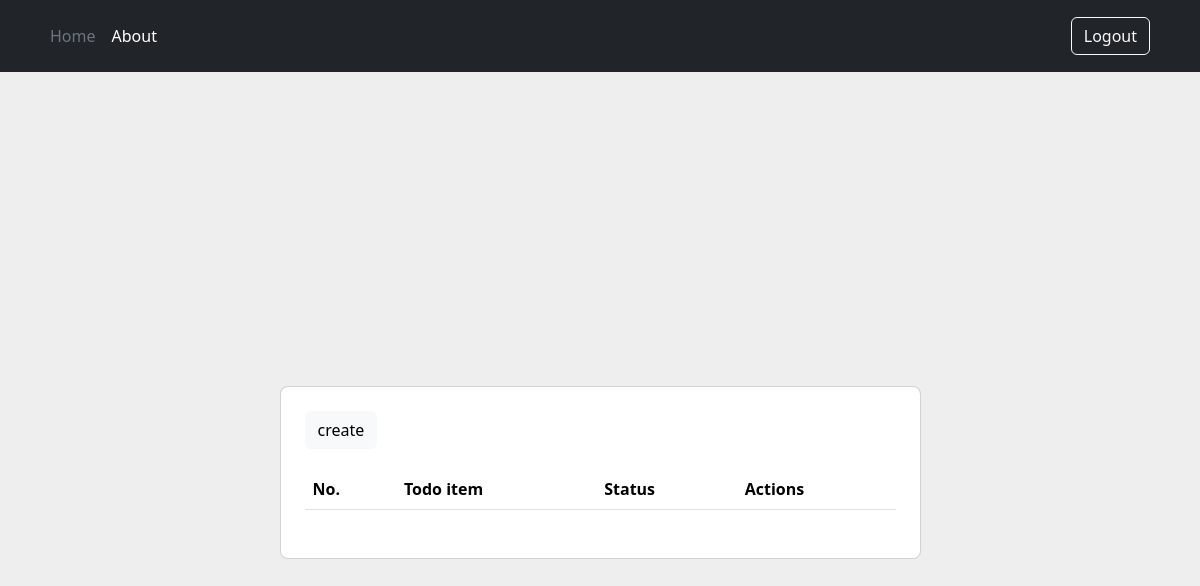
The app's page / (signed in), older data.
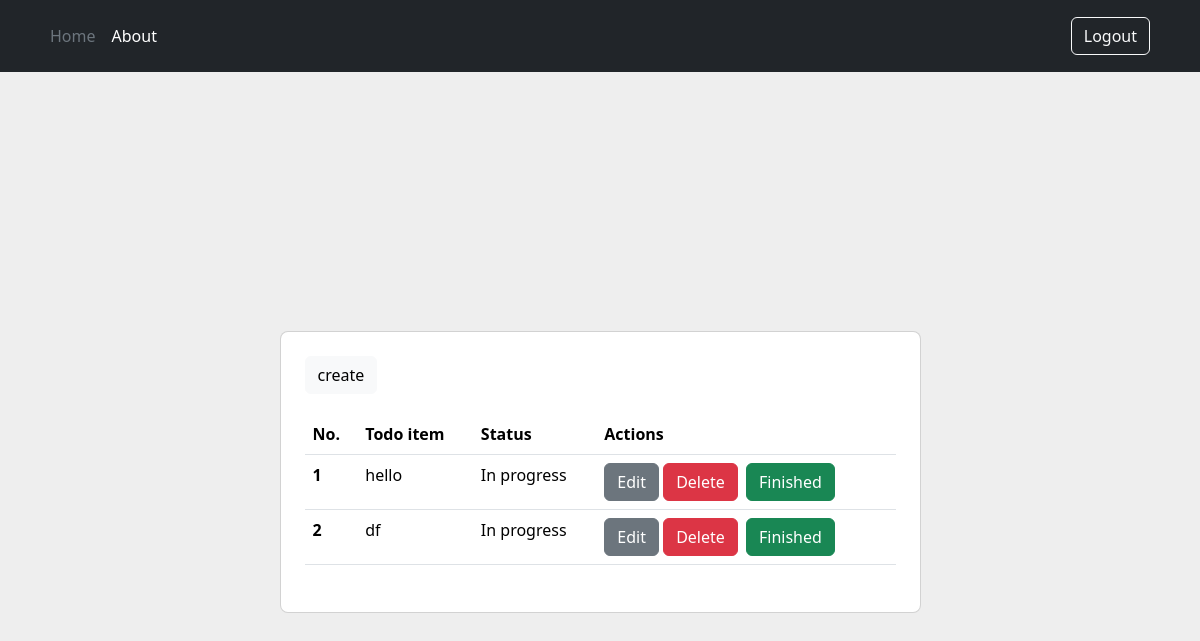
The same page, newer data.
### todo/models.py (models this page shows, shortened)
class Todo(models.Model):
    user = models.ForeignKey(User, on_delete=models.CASCADE, related_name='todos')
    title = models.CharField(max_length=100)
    description = models.TextField(blank=True, null=True)
    is_done = models.BooleanField(default=False)
    pub_date = models.DateTimeField('date published', auto_now_add=True)
    slug = models.SlugField(max_length=100, unique=True)
    objects = models.Manager()
    objects_done = TodoDoneManager()
    objects_recent = TodoRecentManager()
    class Meta:
        ordering = ['is_done', '-pub_date']
    @property
    def is_recent(self):
        return True if self.pub_date + timedelta(days=1) > timezone.now() else False

### todo/views.py (the view)
# urls.py: path('', views.index, name='index'),
def index(request):
    todos = Todo.objects_recent.all()
    if request.method == 'POST':
        id = request.POST['done_todo']
        todo = get_object_or_404(Todo, id=id)
        todo.is_done = True
        todo.save()
        return redirect('index')
    return render(request, 'index.html', {'todos': todos})

### todo/models.py (called while the page is built)
    def get_queryset(self):
        recent_todos_id = [todo.id for todo in Todo.objects.all() if todo.is_recent]
        return super().get_queryset().filter(id__in = recent_todos_id)

### todo/templates/index.html (shortened to what this page needs)
{% extends 'base.html' %}
{% block content %}
{% if request.user.is_authenticated %}
<section class="vh-100" style="background-color: #eee;">
  <div class="container py-5 h-100">
    <div class="row d-flex justify-content-center align-items-center h-100">
      <div class="col col-lg-9 col-xl-7">
        <div class="card rounded-3">
          <div class="card-body p-4">
            <table class="table mb-4">
                <a href="{% url 'create' %}" class="btn btn-light" style="margin-bottom: 20px">create</a>
              <thead>
                <tr>
                  <th scope="col">No.</th>
                  <th scope="col">Todo item</th>
                  <th scope="col">Status</th>
                  <th scope="col">Actions</th>
                </tr>
              </thead>
              <tbody>
                {% for todo in todos %}
                <tr>
                  <th scope="row"><a href="{% url 'detail' todo.slug %}" style="
                        text-decoration: none;
                        color: black;
                  ">{{ forloop.counter }}</a></th>
                  <td style="  overflow: hidden;
                        text-overflow: ellipsis;
                        max-width: 200px;"><a href="{% url 'detail' todo.slug %}" style="
                        text-decoration: none;
                        color: black;
                  ">{{ todo.title }}</a>
                  </td>
                  <td>{% if not todo.is_done %}In progress{% else %}Done{% endif %}</td>
                  <td>
                      <a href="{% url 'update' todo.id %}" style="text-decoration: none">
                      <button type="submit" data-mdb-button-init data-mdb-ripple-init class="btn btn-secondary">Edit</button>
                      </a>
                      <a href="{% url 'delete' todo.id %}" style="text-decoration: none">
                      <button type="submit" data-mdb-button-init data-mdb-ripple-init class="btn btn-danger">Delete</button>
                      </a>
                      {% if not todo.is_done %}
                      <form action="" method="post" style="display: inline">{% csrf_token %}
                          <button type="submit" data-mdb-button-init data-mdb-ripple-init name="done_todo" value="{{ todo.id }}"
                                  class="btn btn-success ms-1">Finished</button>
                      </form>
                      {% endif %}
                  </td>
                </tr>
                <tr>
                 {% endfor %}
              </tbody>
            </table>
          </div>
        </div>
      </div>
    </div>
  </div>
</section>
    {% endif %}
{% endblock %}

### templates/base.html (shortened to what this page needs)
<!DOCTYPE html>
<html lang="en">
<head>
<link href="https://cdn.jsdelivr.net/npm/bootstrap@5.3.3/dist/css/bootstrap.min.css" rel="stylesheet"
>
</head>
<body class="bg-dark">
<header class="p-3 bg-dark text-white">
    <div class="container">
      <div class="d-flex flex-wrap align-items-center justify-content-center justify-content-lg-start">
        <ul class="nav col-12 col-lg-auto me-lg-auto mb-2 justify-content-center mb-md-0">
          <li><a href="{% url 'index' %}" class="nav-link px-2 text-secondary">Home</a></li>
          <li><a href="#" class="nav-link px-2 text-white">About</a></li>
        </ul>
        {% if request.user.is_authenticated %}
            <a href="{% url 'logout' %}" style="text-decoration: none">
                <button type="button" class="btn btn-outline-light me-2">Logout</button>
            </a>
        {% endif %}
      </div>
    </div>
  </header>
{% block content %}
{% endblock %}
</body>
</html>

Row changes from the older to the newer data that the page shows:
added Todo: title "hello", is_done "In progress", {{ todo.id }} 9 (drawn)
added Todo: title "df", is_done "In progress", {{ todo.id }} 8 (drawn)
